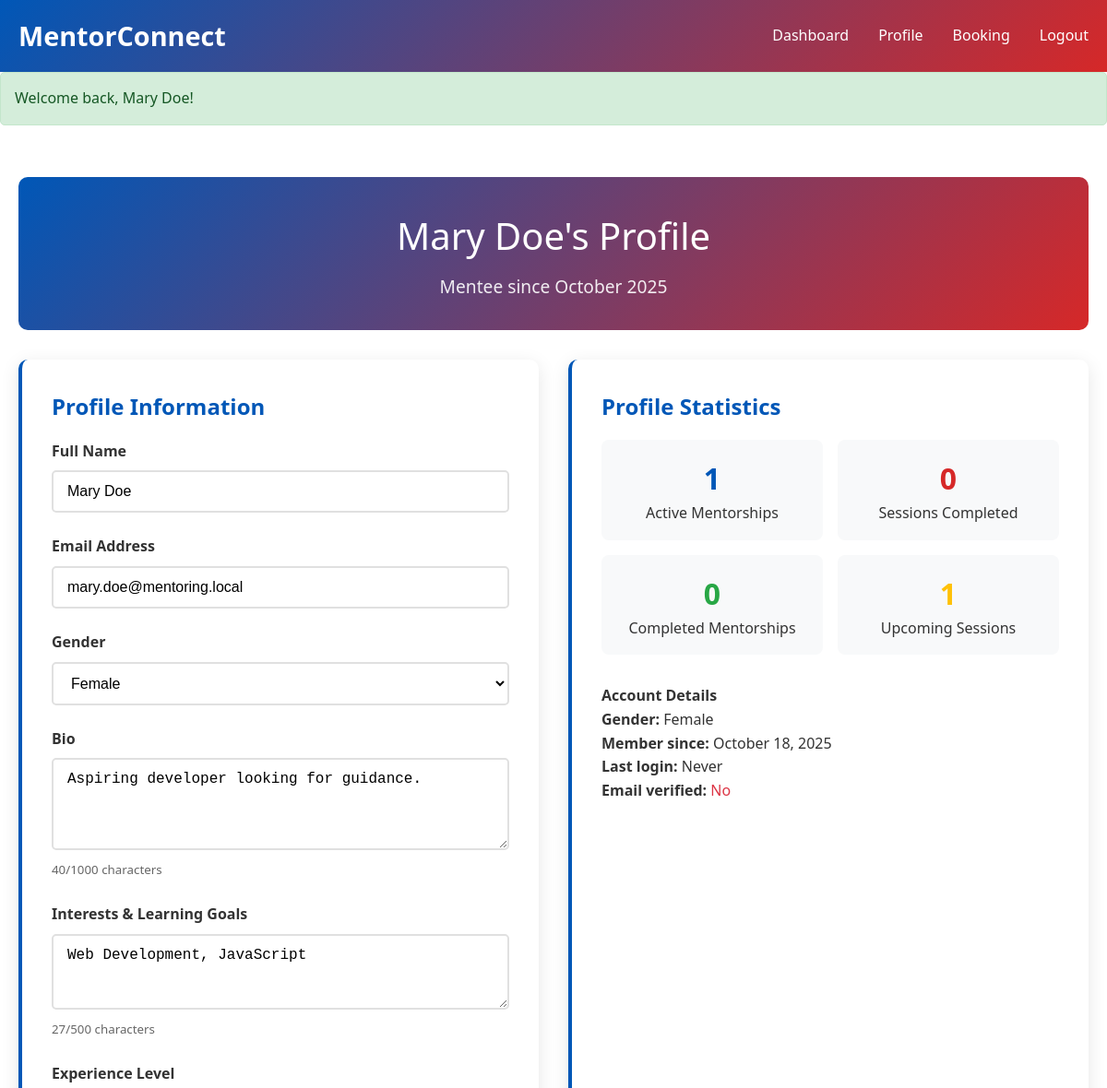
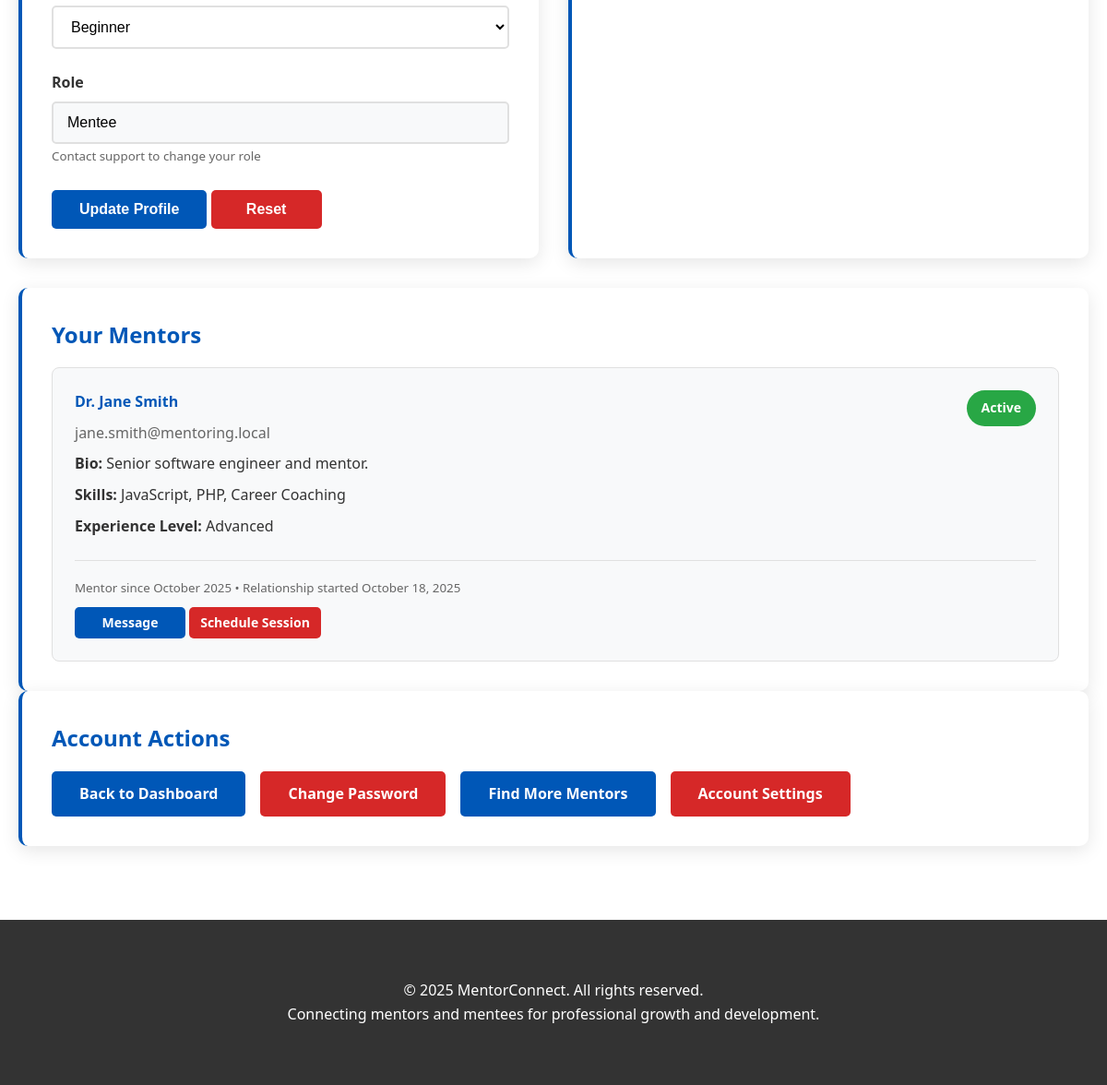
The app's page /pages/profile.php (signed in) with its own data (2 pictures, top to bottom).
### tables this page shows
CREATE TABLE users (
    id INT AUTO_INCREMENT PRIMARY KEY,
    full_name VARCHAR(100) NOT NULL,
    email VARCHAR(100) NOT NULL UNIQUE,
    gender ENUM('male', 'female') NOT NULL,
    password_hash VARCHAR(255) NOT NULL,
    email_verification_token VARCHAR(64) DEFAULT NULL,
    email_verified TINYINT(1) NOT NULL DEFAULT 0,
    role ENUM('admin', 'mentor', 'mentee') NOT NULL DEFAULT 'mentee',
    bio TEXT DEFAULT NULL,
    skills TEXT DEFAULT NULL,
    experience_level ENUM('beginner', 'intermediate', 'advanced') DEFAULT NULL,
    is_active TINYINT(1) NOT NULL DEFAULT 1,
    last_login DATETIME DEFAULT NULL,
    created_at DATETIME DEFAULT CURRENT_TIMESTAMP,
    updated_at DATETIME DEFAULT CURRENT_TIMESTAMP ON UPDATE CURRENT_TIMESTAMP,

    INDEX idx_role (role),
    INDEX idx_gender (gender),
    INDEX idx_is_active (is_active),
    INDEX idx_email_verified (email_verified)
);

CREATE TABLE mentorships (
    id INT AUTO_INCREMENT PRIMARY KEY,
    mentor_id INT NOT NULL,
    mentee_id INT NOT NULL,
    status ENUM('pending', 'active', 'completed', 'cancelled') NOT NULL DEFAULT 'pending',
    subject_area VARCHAR(100) DEFAULT NULL,
    goals TEXT DEFAULT NULL,
    notes TEXT DEFAULT NULL,
    created_at DATETIME DEFAULT CURRENT_TIMESTAMP,
    updated_at DATETIME DEFAULT CURRENT_TIMESTAMP ON UPDATE CURRENT_TIMESTAMP,

    FOREIGN KEY (mentor_id) REFERENCES users(id) ON DELETE CASCADE,
    FOREIGN KEY (mentee_id) REFERENCES users(id) ON DELETE CASCADE,
    INDEX idx_mentor (mentor_id),
    INDEX idx_mentee (mentee_id),
    INDEX idx_status (status)
);

### pages/profile.php (the view, shortened to what the rows shown need)
<?php
require_once '../includes/functions.php';
$user = getCurrentUser();
$userRole = getCurrentUserRole();
$userId = getCurrentUserId();
if ($userRole === 'mentor') {
    $sql = "SELECT m.*, u.full_name, u.email, u.bio, u.experience_level, u.created_at as user_created
            FROM mentorships m
            JOIN users u ON m.mentee_id = u.id
            WHERE m.mentor_id = :user_id AND m.status IN ('active', 'pending')
            ORDER BY m.status ASC, m.created_at DESC";
} else {
    $sql = "SELECT m.*, u.full_name, u.email, u.bio, u.skills, u.experience_level, u.created_at as user_created
            FROM mentorships m
            JOIN users u ON m.mentor_id = u.id
            WHERE m.mentee_id = :user_id AND m.status IN ('active', 'pending')
            ORDER BY m.status ASC, m.created_at DESC";
}
$relationships = selectRecords($sql, ['user_id' => $userId]) ?: [];
$stats = getUserStatistics($userId, $userRole);
?>
<?php include '../includes/header.php'; ?>
<div class="container">
    <div class="dashboard-header">
        <div class="dashboard-title">
            <?php echo htmlspecialchars($user['full_name']); ?>'s Profile
        </div>
        <div class="dashboard-subtitle">
            <?php echo ucfirst($userRole); ?> since <?php echo formatDate($user['created_at'], 'F Y'); ?>
        </div>
    </div>
    <div class="dashboard-grid">
        <div class="dashboard-card">
            <div class="card-content">
                <form method="POST" id="profileForm">
                    <div class="form-group">
                        <label for="full_name">Full Name</label>
                        <input
                            type="text"
                            id="full_name"
                            name="full_name"
                            class="form-control"
                            value="<?php echo htmlspecialchars($user['full_name']); ?>"
                            required
                            maxlength="255"
                        >
                    </div>
                    <div class="form-group">
                        <label for="email">Email Address</label>
                        <input
                            type="email"
                            id="email"
                            name="email"
                            class="form-control"
                            value="<?php echo htmlspecialchars($user['email']); ?>"
                            required
                            maxlength="255"
                        >
                    </div>
                    <div class="form-group">
                        <label for="gender">Gender</label>
                        <select id="gender" name="gender" class="form-control" required>
                            <?php foreach (getAllowedGenders() as $genderOption): ?>
                                <option value="<?php echo $genderOption; ?>" <?php echo ($user['gender'] ?? '') === $genderOption ? 'selected' : ''; ?>>
                                    <?php echo ucfirst($genderOption); ?>
                                </option>
                            <?php endforeach; ?>
                        </select>
                    </div>
                    <div class="form-group">
                        <label for="bio">Bio</label>
                        <textarea
                            id="bio"
                            name="bio"
                            class="form-control"
                            rows="4"
                            placeholder="Tell others about yourself, your expertise, and your goals..."
                            maxlength="1000"
                        ><?php echo htmlspecialchars($user['bio'] ?? ''); ?></textarea>
                        <small style="color: #666;">
                            <span id="bioCount">0</span>/1000 characters
                        </small>
                    </div>
                    <div class="form-group">
                        <label for="skills">
                            <?php echo $userRole === 'mentor' ? 'Skills & Expertise' : 'Interests & Learning Goals'; ?>
                        </label>
                        <textarea
                            id="skills"
                            name="skills"
                            class="form-control"
                            rows="3"
                            placeholder="<?php echo $userRole === 'mentor' ? 'List your professional skills and areas of expertise...' : 'Describe what you want to learn and your interests...'; ?>"
                            maxlength="500"
                        ><?php echo htmlspecialchars($user['skills'] ?? ''); ?></textarea>
                        <small style="color: #666;">
                            <span id="skillsCount">0</span>/500 characters
                        </small>
                    </div>
                    <div class="form-group">
                        <label for="experience_level">Experience Level</label>
                        <select id="experience_level" name="experience_level" class="form-control">
                            <option value="beginner" <?php echo ($user['experience_level'] ?? '') === 'beginner' ? 'selected' : ''; ?>>Beginner</option>
                        </select>
                    </div>
                </form>
            </div>
        </div>
        <div class="dashboard-card">
            <div class="card-content">
                <div style="display: grid; grid-template-columns: 1fr 1fr; gap: 1rem;">
                    <div style="text-align: center; padding: 1rem; background: #f8f9fa; border-radius: 8px;">
                        <div style="font-size: 2rem; font-weight: bold; color: var(--primary-blue);">
                            <?php echo $stats['active_mentorships']; ?>
                        </div>
                        <div>Active Mentorships</div>
                    </div>
                    <div style="text-align: center; padding: 1rem; background: #f8f9fa; border-radius: 8px;">
                        <div style="font-size: 2rem; font-weight: bold; color: var(--warning-yellow);">
                            <?php echo $stats['upcoming_sessions']; ?>
                        </div>
                        <div>Upcoming Sessions</div>
                    </div>
                </div>
                <div class="mt-2">
                    <h4>Account Details</h4>
                    <p><strong>Gender:</strong> <?php echo $user['gender'] ? ucfirst($user['gender']) : 'Not set'; ?></p>
                    <p><strong>Member since:</strong> <?php echo formatDate($user['created_at'], 'F j, Y'); ?></p>
                    <p><strong>Last login:</strong> <?php echo $user['last_login'] ? formatDate($user['last_login']) : 'Never'; ?></p>
                    <p><strong>Email verified:</strong>
                        <span style="color: <?php echo $user['email_verified'] ? 'var(--success-green)' : 'var(--error-red)'; ?>">
                        </span>
                    </p>
                </div>
            </div>
        </div>
    </div>
    <div class="dashboard-card">
        <div class="card-content">
            <?php if (empty($relationships)): ?>
                <p>
                    <?php echo $userRole === 'mentor'
                        ? 'You don\'t have any mentees yet. Mentees can request mentorship through your profile.'
                        : 'You don\'t have any mentors yet.'; ?>
                </p>
                <?php if ($userRole === 'mentee'): ?>
                    <a href="find-mentor.php" class="btn btn-primary">Find a Mentor</a>
                <?php endif; ?>
            <?php else: ?>
                <div style="display: grid; gap: 1.5rem;">
                    <?php foreach ($relationships as $relationship): ?>
                        <div style="border: 1px solid var(--border-color); padding: 1.5rem; border-radius: 8px; background: #f8f9fa;">
                            <div style="display: flex; justify-content: between; align-items: start;">
                                <div style="flex: 1;">
                                    <h4 style="margin-bottom: 0.5rem; color: var(--primary-blue);">
                                        <?php echo htmlspecialchars($relationship['full_name']); ?>
                                    </h4>
                                    <p style="margin: 0.25rem 0; color: var(--text-light);">
                                        <?php echo htmlspecialchars($relationship['email']); ?>
                                    </p>
                                    <?php if (!empty($relationship['bio'])): ?>
                                        <p style="margin: 0.5rem 0;">
                                            <strong>Bio:</strong>
                                            <?php echo htmlspecialchars(substr($relationship['bio'], 0, 150)) . (strlen($relationship['bio']) > 150 ? '...' : ''); ?>
                                        </p>
                                    <?php endif; ?>
                                    <?php if (!empty($relationship['skills'])): ?>
                                        <p style="margin: 0.5rem 0;">
                                            <strong><?php echo $userRole === 'mentor' ? 'Interests:' : 'Skills:'; ?></strong>
                                            <?php echo htmlspecialchars($relationship['skills']); ?>
                                        </p>
                                    <?php endif; ?>
                                    <?php if (!empty($relationship['experience_level'])): ?>
                                        <p style="margin: 0.5rem 0;">
                                            <strong>Experience Level:</strong>
                                            <span style="text-transform: capitalize;"><?php echo htmlspecialchars($relationship['experience_level']); ?></span>
                                        </p>
                                    <?php endif; ?>
                                </div>
                                <div style="margin-left: 1rem;">
                                    <div style="padding: 0.5rem 1rem; border-radius: 20px; font-size: 0.875rem; font-weight: bold; text-align: center; color: white;
                                                background: <?php echo $relationship['status'] === 'active' ? 'var(--success-green)' : 'var(--warning-yellow)'; ?>">
                                        <?php echo ucfirst($relationship['status']); ?>
                                    </div>
                                </div>
                            </div>
                            <div style="margin-top: 1rem; padding-top: 1rem; border-top: 1px solid var(--border-color);">
                                <small style="color: var(--text-light);">
                                    <?php echo $userRole === 'mentor' ? 'Mentee' : 'Mentor'; ?> since <?php echo formatDate($relationship['user_created'], 'F Y'); ?> •
                                    Relationship started <?php echo formatDate($relationship['created_at'], 'F j, Y'); ?>
                                </small>
                                <div style="margin-top: 0.5rem;">
                                    <?php if ($relationship['status'] === 'active'): ?>
                                        <a href="messages.php?mentorship=<?php echo $relationship['id']; ?>" class="btn btn-primary" style="font-size: 0.875rem; padding: 6px 12px;">Message</a>
                                        <a href="booking.php?mentorship=<?php echo $relationship['id']; ?>" class="btn btn-secondary" style="font-size: 0.875rem; padding: 6px 12px;">Schedule Session</a>
                                    <?php endif; ?>
                                </div>
                            </div>
                        </div>
                    <?php endforeach; ?>
                </div>
            <?php endif; ?>
        </div>
    </div>
</div>
<?php include '../includes/footer.php'; ?>

### records on screen
users: full_name "Mary Doe", created_at "October 2025", email "mary.doe@mentoring.local", gender "Female", bio "Aspiring developer looking for guidance.", skills "Web Development, JavaScript", experience_level "Beginner", is_active "1", created_at "October 18, 2025"
mentorships: mentor.full_name "Dr. Jane Smith", mentor.email "jane.smith@mentoring.local", mentor.bio "Senior software engineer and mentor.", mentor.skills "JavaScript, PHP, Career Coaching", mentor.experience_level "Advanced", status "Active", mentor.created_at "October 2025", created_at.created_at "October 18, 2025"

### other values on screen
$flash['message'] "Welcome back, Mary Doe!"
$userRole "Mentee"
$stats['completed_sessions'] "0"
$stats['completed_mentorships'] "0"
